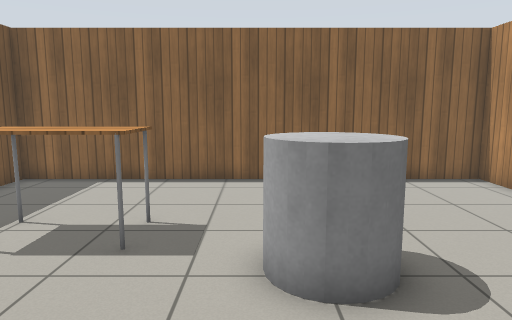
view 1 (above)

24 first-person views from a walk through a robot-simulator world made for Gazebo. The camera is 1.2 m above the floor, tilts 8° down and sees 70° across. The floor is counted in squares, 0.5 m on a side. Each view is taken from the middle of a square. On the plan, view 1 faces up. The plan holds only what a view shows up to about 20 squares ahead; the rest is blank. Gazebo's built-in surfaces are drawn with simple patterns.

view 2
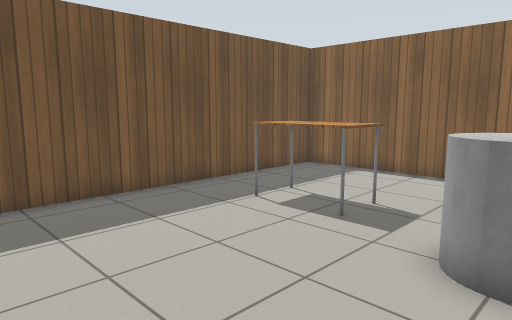

view 3
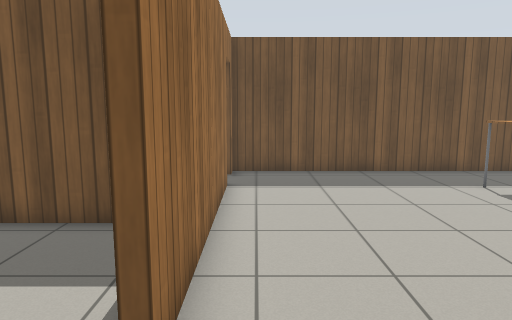

view 4
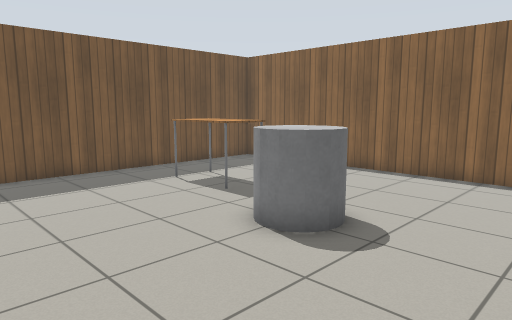

view 5
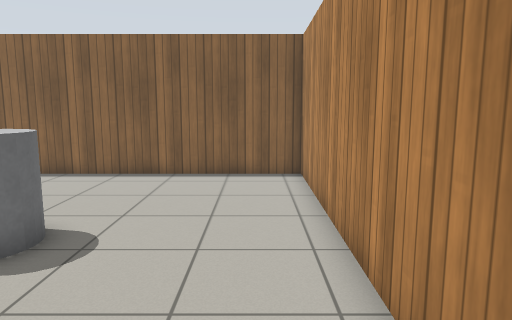

view 6
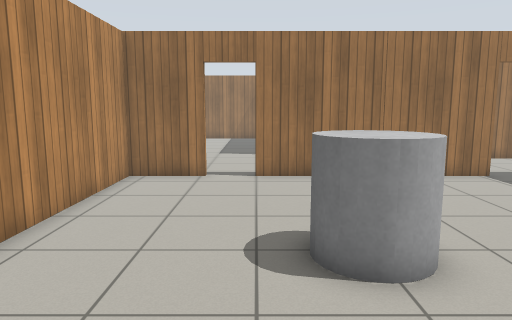

view 7
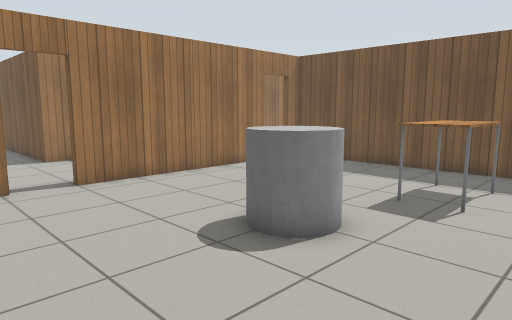

view 8
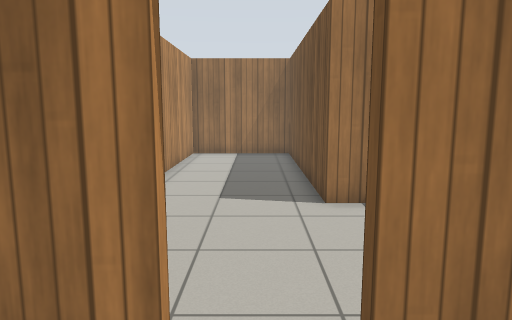

view 9
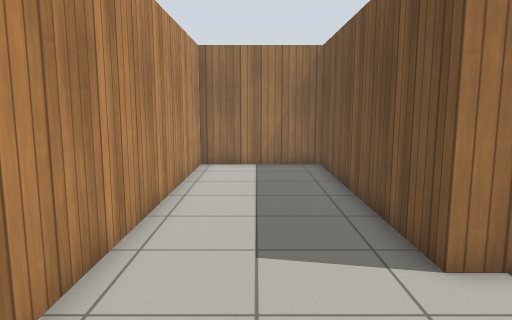

view 10
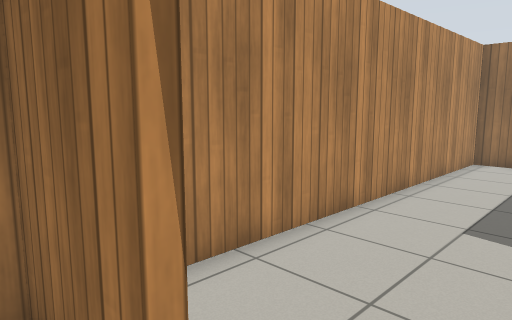

view 11
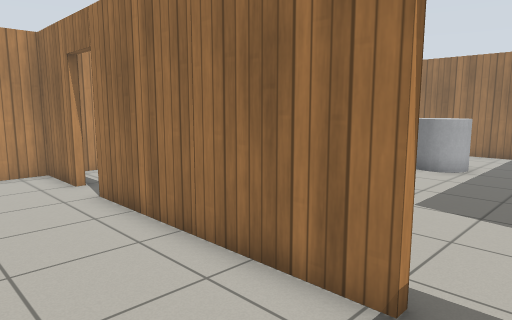

view 12
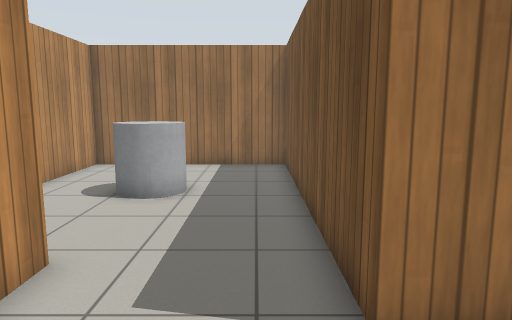

view 13
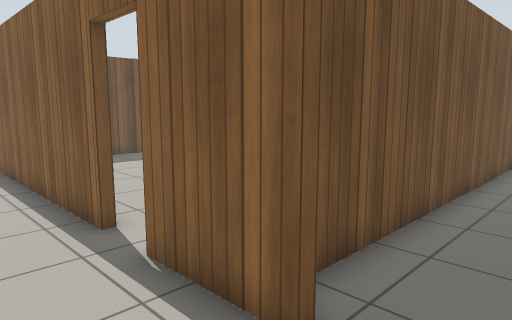

view 14
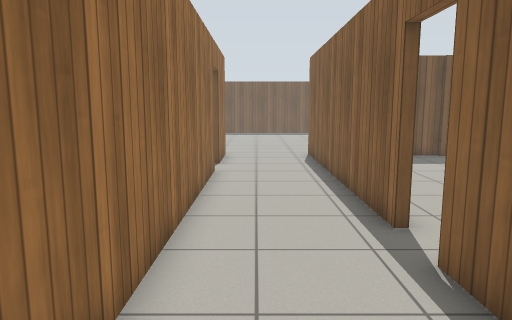

view 15
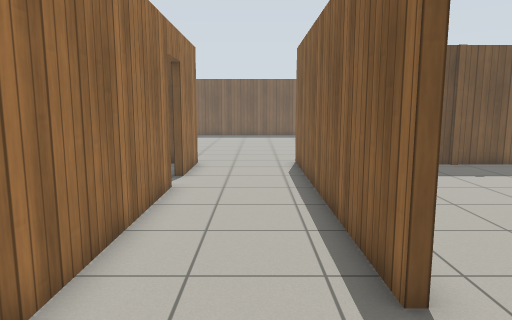

view 16
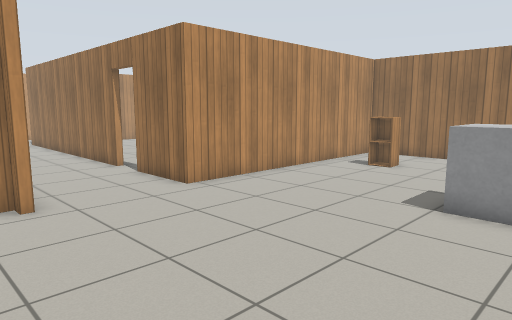

view 17
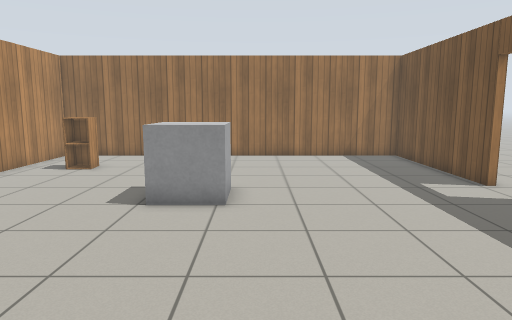

view 18
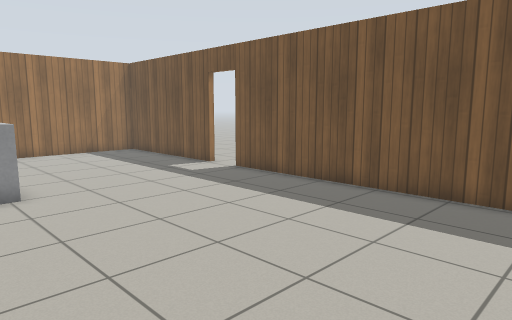

view 19
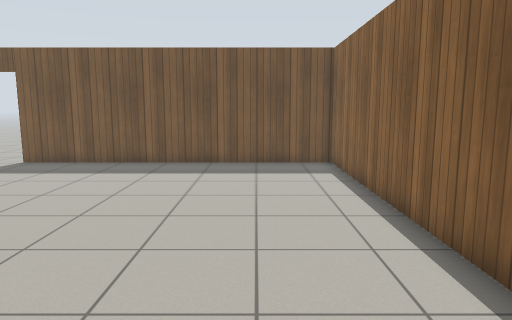

view 20
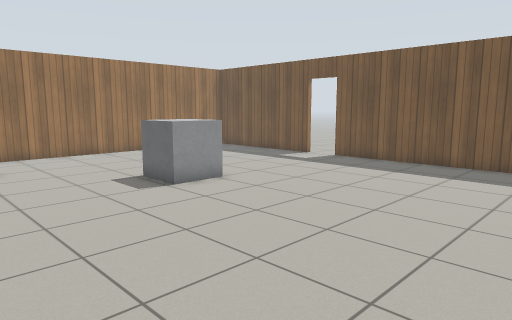

view 21
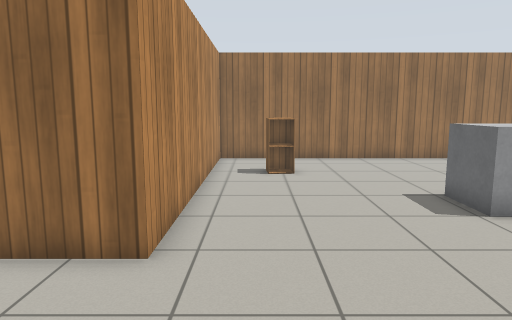

view 22
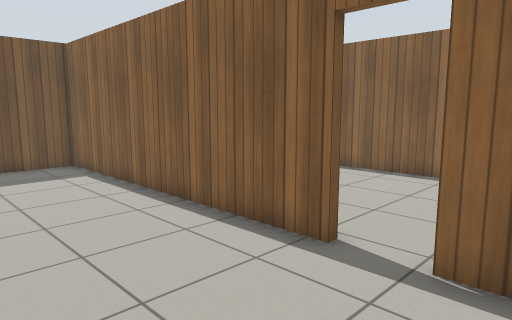

view 23
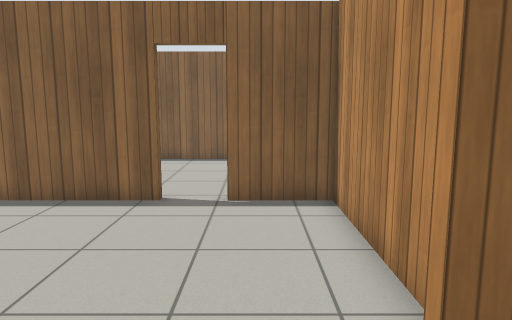

view 24
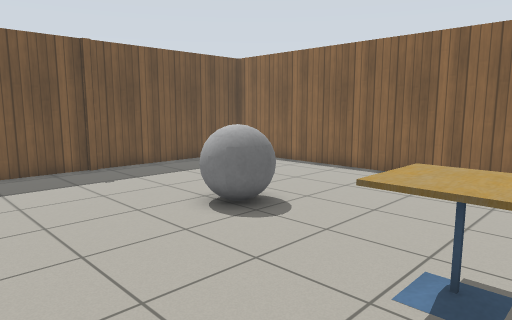

### Floor plan
Points are (right, up) in squares from view 1. A wall is a line through its corners. A room is listed if a view was taken in it or the views show most of it. See-through windows are left out.
Room 1 (views 1, 2, 3, 4, 5, 6, 7, 8, 10, 11)
walls: (4.8, -1.9) (7.5, -1.9) (7.7, 12.4) (-8, 12.4) (-8, -1.9) (-7.1, -1.9); (-5.5, -1.9) (3.1, -1.9)
ways out: open door at (3.5, -2) to room 2; open door at (-6.5, -2) to room 3
objects: table (-5, 6) to (-2, 8); grey cylinder (0, 4) to (2, 6)
Room 2 (view 9)
walls: (1, -8.1) (2.2, -8.1) (2.2, -18.7) (7.4, -18.7) (7.5, -3.1); (-1.5, -4) (-1.5, -6.4)
ways out: open door at (3.5, -2) to room 1
Room 3 (views 12, 13, 14, 15, 16, 17, 18, 19, 20, 21, 22, 23)
walls: (-24, -1.9) (-24, 4.4) (-26.7, 4.4); (-19.1, -6.6) (-6.3, -6.6); (-28.5, 4.4) (-41.2, 4.4) (-41.2, -9.5); (-41.2, -11.2) (-41.2, -18.7) (-24.3, -18.7) (-24.3, -6.6) (-20.9, -6.6); (-12, -2.2) (-24.5, -2.2); (-7.1, -2.2) (-10.4, -2.2)
ways out: open door at (-6.5, -2) to room 1; open door at (-11.5, -2) to room 4; opening at (-4, -7.5) to room 5; open door at (-41, -10.5); open door at (-27.5, 4.5); open door at (-20, -7)
objects: grey box (-33, -11) to (-31, -9); cabinet (-27, -15) to (-26, -14)
Room 4 (view 24)
walls: (-11.2, 12.4) (-23.7, 12.4) (-23.7, 1.5)
ways out: open door at (-11.5, -2) to room 3
objects: grey ball (-16, 4) to (-15, 6); cafe table (-11, 3) to (-10, 5)
Room 5 (no view inside)
walls: (-1.8, -8.5) (-1.8, -7.2); (-6.3, -6.6) (-6.3, -18.7) (1.9, -18.7) (1.9, -14.5)
ways out: opening at (-4, -7.5) to room 3
objects: grey cylinder (-3, -15) to (-1, -13)

Positions as (right, up) in squares from view 1, and headings:
1: (0, 0), facing up
2: (2, -1), facing up-left
3: (6, -1), facing left
4: (6, -1), facing up-left
5: (6, -1), facing up
6: (3, 11), facing down
7: (7, 10), facing down-left
8: (4, 1), facing down
9: (5, -3), facing down
10: (3, -1), facing down-right
11: (-7, 2), facing down-right
12: (-5, -3), facing down
13: (-5, -5), facing up-left
14: (-5, -5), facing left
15: (-8, -4), facing left
16: (-34, 0), facing down-right
17: (-34, 0), facing down
18: (-31, 2), facing down-left
19: (-25, 1), facing left
20: (-25, 1), facing down-left
21: (-26, -1), facing down
22: (-25, -1), facing up-left
23: (-26, -5), facing up
24: (-9, -1), facing up-left
